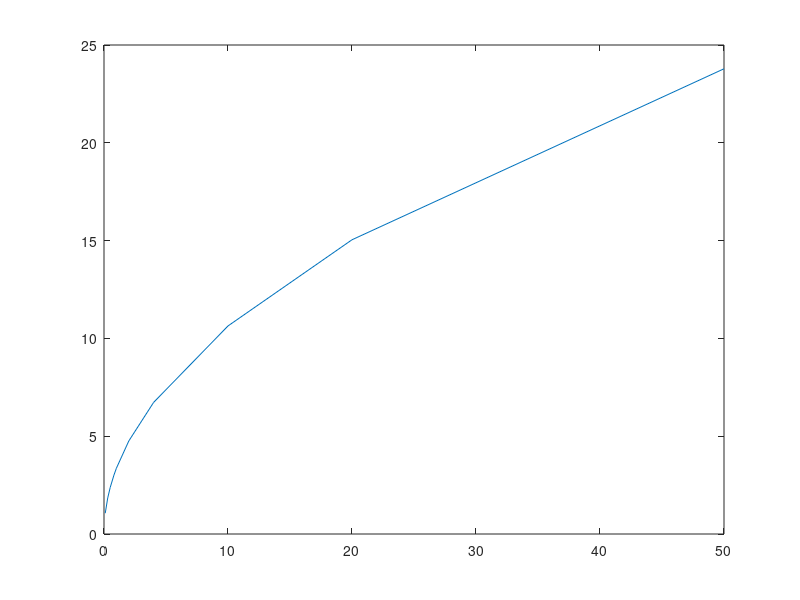

Write the MATLAB code that produced this figure.
curvFunc=@(pi,pip1,pim1,s1,s2)(-pi*(s1+s2)+pip1*s2+pim1*s1)/(s1^2*s2+s2^2*s1);

testPos=[1 0.75; 0.75 1 ; -0.75 1; -1 0.75; -0.75 -1; 0.75 -1 ; 1 0.75; 0.75 1];
ratioA=[0.1 0.3 0.5 0.8 1 2 4 10 20 50];
for jj=1:numel(ratioA)
    testPos2=testPos*ratioA(jj);
    for ii=2:size(testPos,1)-1
        pi1=testPos2(ii);
        pip1=testPos2(ii+1);
        pim1=testPos2(ii-1);
        curv(ii,1:2)=curvFunc(pi1,pip1,pim1,norm(pi1-pip1),norm(pi1-pim1));

    end
    aTotCurv(jj)=sum(sqrt(sum((curv.^2),2)));
end



plot(ratioA,sqrt(aTotCurv).*ratioA)